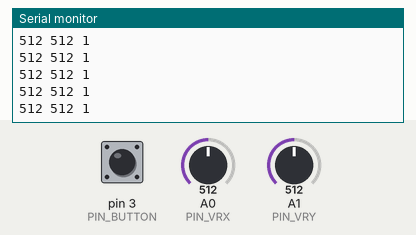
Simulated run of this sketch. Board: Arduino Uno, built with avr-gcc and run on an emulated ATmega328P. Shown: the last lines printed to the serial monitor. Inputs (shaded band) come from the test bench; at power-on: A1 (PIN_VRY) = 512, A0 (PIN_VRX) = 512, pin 3 (PIN_BUTTON) LOW.

Above: at 4.2 s.
4.3 s: A1 (PIN_VRY) set to 986
At 5.0 s:
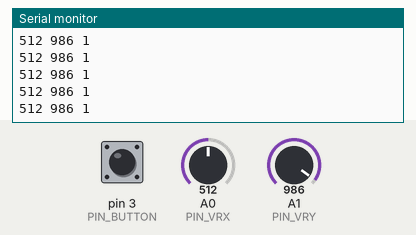
7.3 s: A1 (PIN_VRY) set to 1010
At 8.3 s:
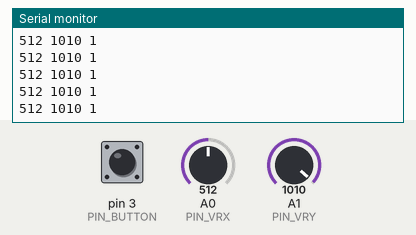
11.9 s: A0 (PIN_VRX) set to 111
At 12.4 s:
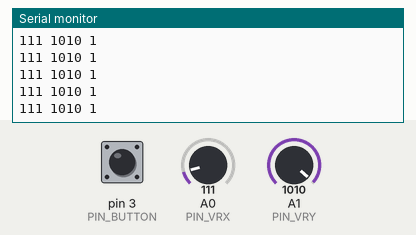
14.9 s: A0 (PIN_VRX) set to 94
At 15.5 s:
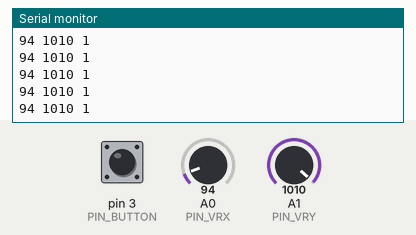
Timing chart, 0 to 17.4 s (numbered marks = the images above; inputs shaded):
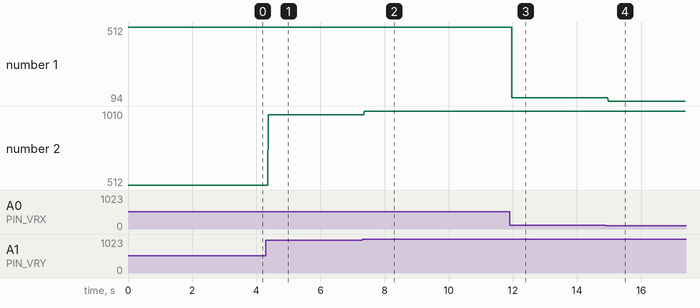

The sketch:

sketch_feb21a.ino
```cpp
// пин подключения контакта VRX
#define PIN_VRX A0
// пин подключения контакта VRY
#define PIN_VRY A1
// пин подключения кнопки
#define PIN_BUTTON 3

void setup () {
   // запуск последовательного порта
   Serial.begin (9600);
}

void loop () {
   // Выводим значение по оси X
   Serial.print(analogRead(PIN_VRX));
   Serial.print(" ");
   // Выводим значение по оси Y
   Serial.print(analogRead(PIN_VRY));
   Serial.print(" ");
   // Состояние кнопки
   Serial.println(!(digitalRead(PIN_BUTTON) == HIGH));
}
```

Measured:
- after the input at 4.3 s, the serial monitor: prints a new line after 0.07 s (image 1)
- after the input at 7.3 s, the serial monitor: prints a new line after 0.07 s (image 2)
- after the input at 11.9 s, the serial monitor: prints a new line after 0.07 s (image 3)
- after the input at 14.9 s, the serial monitor: prints a new line after 0.07 s (image 4)
- plotted number 1: 512 → 111 after the input at 11.9 s, 111 → 94 after the input at 14.9 s
- plotted number 2: 512 → 986 after the input at 4.3 s, 986 → 1010 after the input at 7.3 s
